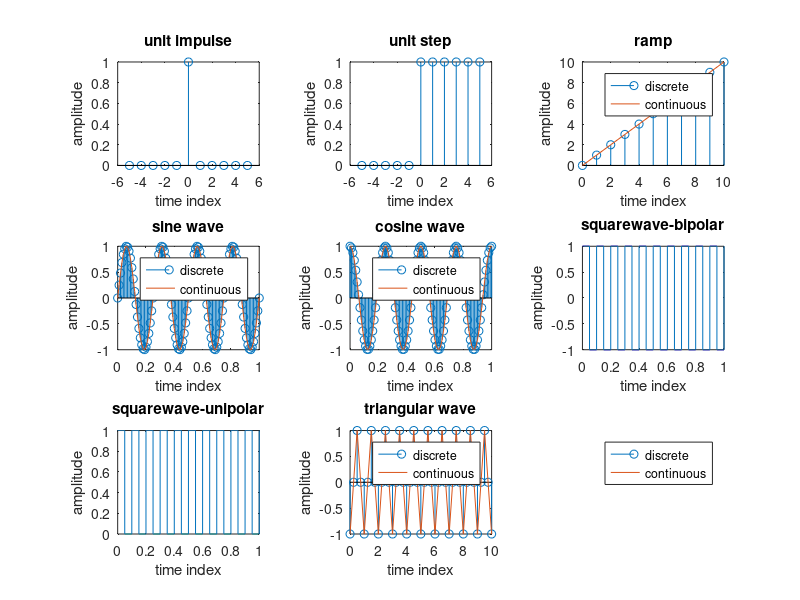

Reproduce this figure in MATLAB.
%% 
% EXPERIMENT NO-1
% 
% Simulation of basic test signals

clc;
clear all;
close all;
%unit impulse
t=-5:1:5;
y1=[zeros(1,5),ones(1,1),zeros(1,5)];
subplot(3,3,1);
stem(t,y1);
title('unit impulse');
xlabel('time index');
ylabel('amplitude');
%unit step
y2=[zeros(1,5),ones(1,6)];
subplot(3,3,2);
stem(t,y2);
title('unit step');
xlabel('time index');
ylabel('amplitude');
%ramp
t3=0:1:10;
y3=[t3];
subplot(3,3,3);
stem(t3,y3);
hold on;
plot(t3,y3);
title('ramp');
xlabel('time index');
ylabel('amplitude');
legend("discrete","continuous");
%sine wave
t4=0:0.01:1;
f4=4;
subplot(3,3,4);
stem(t4,sin(2*pi*f4*t4));
hold on;
plot(t4,sin(2*pi*f4*t4));
title('sine wave');
xlabel('time index');
ylabel('amplitude');
legend("discrete","continuous");
%cosine wave
subplot(3,3,5);
stem(t4,cos(2*pi*f4*t4));
hold on;
plot(t4,cos(2*pi*f4*t4));
title('cosine wave');
xlabel('time index');
ylabel('amplitude');
legend("discrete","continuous");
%squarewave-bipolar
t6=0:0.0001:1;
f6=10;
subplot(3,3,6);
plot(t6,square(2*pi*f6*t6));
title('squarewave-bipolar');
xlabel('time index');
ylabel('amplitude');
%squarewave-unipolar
subplot(3,3,7);
plot(t6,sqrt(square(2*pi*f6*t6)));
title('squarewave-unipolar');
xlabel('time index');
ylabel('amplitude');
%triangular wave
t8=0:0.25:10;
f8=5;
subplot(3,3,8);
stem(t8,sawtooth(2*pi*f8*t8,0.5));
hold on;
plot(t8,sawtooth(2*pi*f8*t8,0.5));
title('triangular wave');
xlabel('time index');
ylabel('amplitude');
legend("discrete","continuous");
%exponential signal
t9=0:0.01:100;
y9=exp(t9);
subplot(3,3,9);
stem(t9,y9);
hold on;
plot(t9,y9);
title('exponential signal');
xlabel('time index');
ylabel('amplitude');
legend("discrete","continuous");